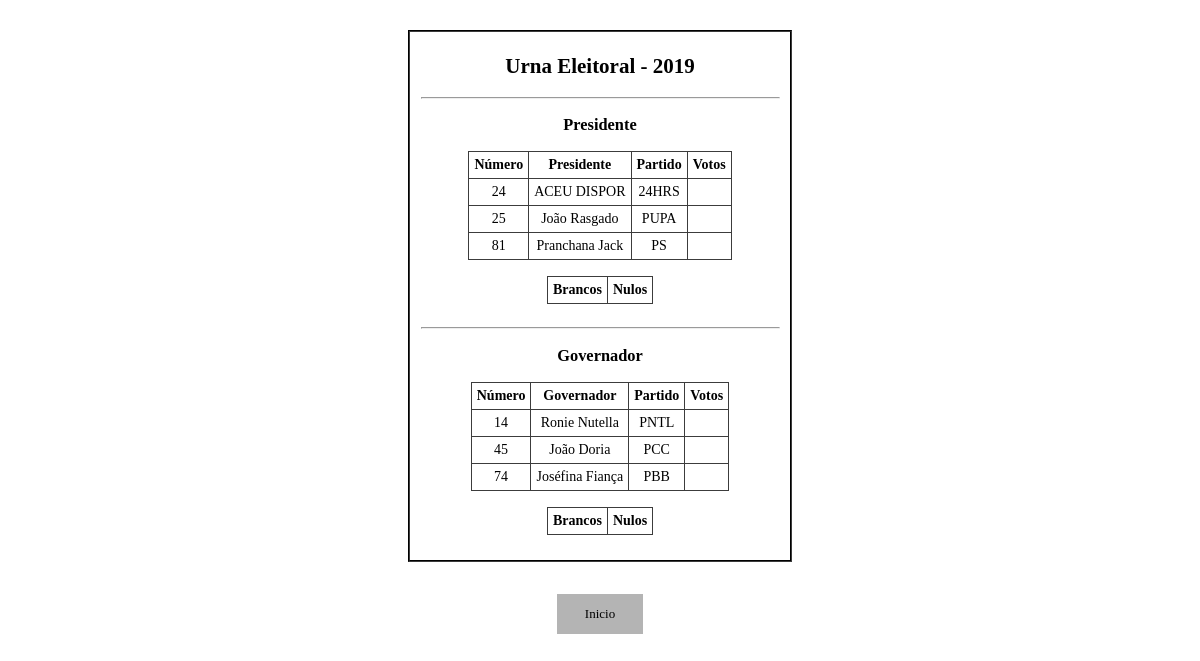
The page /Votosfinais.php on the database as committed earlier.
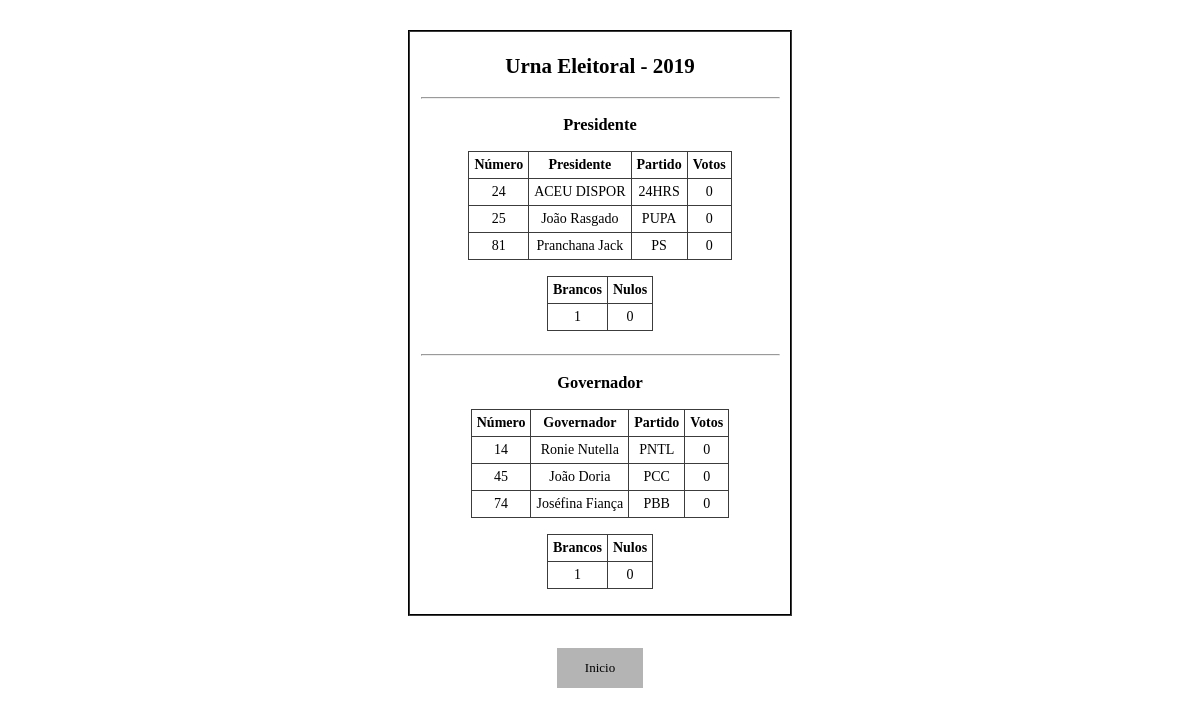
The same page on the database as committed later.
### tables this page shows
CREATE TABLE IF NOT EXISTS `presidente` (
  `numPresidente` int(11) NOT NULL,
  `nome` varchar(100) DEFAULT NULL,
  `partido` varchar(100) DEFAULT NULL,
  `votos` int(45) DEFAULT NULL,
  PRIMARY KEY (`numPresidente`)
);

CREATE TABLE IF NOT EXISTS `governador` (
  `numGovernador` int(11) NOT NULL,
  `nome` varchar(100) DEFAULT NULL,
  `partido` varchar(45) DEFAULT NULL,
  `votos` varchar(45) DEFAULT NULL,
  PRIMARY KEY (`numGovernador`)
);

CREATE TABLE IF NOT EXISTS `votos` (
  `idVotos` int(45) NOT NULL,
  `branco` int(45) DEFAULT NULL,
  `nulo` int(45) DEFAULT NULL,
  PRIMARY KEY (`idVotos`)
);

### Votosfinais.php (the view, shortened to what this page needs)
<!DOCTYPE html>
<html meta-charset="utf-8">
<head >
  <link rel="stylesheet" type="text/css" href="estilo.css">
</head>
<body>
  <form>
    <fieldset>
      <h2>Urna Eleitoral - 2019</h2>
      <hr>
      <h3>Presidente</h3>
      <table>
        <colgroup span="4"></colgroup>
        <tr>
          <th>Número</th>
          <th>Presidente</th>
          <th>Partido</th>
          <th>Votos</th>
        </tr>
        <tr>
          <?php
          $conexao = Conexao::getConexao();
          $sql1="SELECT * FROM Presidente ORDER BY votos desc";
          $statement = $conexao -> query($sql1);
          $conjResult = $statement -> fetchAll();
          foreach ($conjResult as $linha){?>
            <tr>
              <td><?php echo $numPresidente=$linha['numPresidente']; ?></td>
              <td><?php echo $nome=$linha['nome'];?></td>
              <td><?php echo $partido=$linha['partido'];?></td>
              <td><?php echo $votos=$linha['votos'];?></td>
            </tr>
          <?php } ?>
        </table>
        <br>
        <table>
          <colgroup span="4"></colgroup>
          <tr>
            <th>Brancos</th>
            <th>Nulos</th>
          </tr>
          <tr>
            <?php
            $conexao = Conexao::getConexao();
            $sql1="SELECT * FROM votos WHERE idVotos='1';";
            $statement = $conexao -> query($sql1);
            $conjResult = $statement -> fetchAll();
            foreach ($conjResult as $linha){?>
              <tr>
                <td><?php echo $branco=$linha['branco'] . " "; ?></td>
                <td><?php echo $nulo=$linha['nulo'];?></td>
              </tr>
            <?php } ?>
          </table>
          <br>
          <hr>
          <h3>Governador</h3>
          <table>
            <colgroup span="4"></colgroup>
            <tr>
              <th>Número</th>
              <th>Governador</th>
              <th>Partido</th>
              <th>Votos</th>
            </tr>
            <tr>
              <?php
              $conexao = Conexao::getConexao();
              $sql2="SELECT * FROM Governador ORDER BY votos desc";
              $statement = $conexao -> query($sql2);
              $conjResult = $statement -> fetchAll();
              foreach ($conjResult as $linha){?>
                <tr>
                  <td><?php echo $numGovernador=$linha['numGovernador']; ?></td>
                  <td><?php echo $nome=$linha['nome'];?></td>
                  <td><?php echo $partido=$linha['partido'];?></td>
                  <td><?php echo $votos=$linha['votos'];?></td>
                </tr>
              <?php } ?>
            </table>
            <br>
            <table>
              <colgroup span="4"></colgroup>
              <tr>
                <th>Brancos</th>
                <th>Nulos</th>
              </tr>
              <tr>
                <?php  include_once 'conexao.php';
                $conexao = Conexao::getConexao();
                $sql1="SELECT * FROM votos WHERE idVotos='2';";
                $statement = $conexao -> query($sql1);
                $conjResult = $statement -> fetchAll();
                foreach ($conjResult as $linha){?>
                  <tr>
                    <td><?php echo $branco=$linha['branco'] . " "; ?></td>
                    <td><?php echo $nulo=$linha['nulo'];?></td>
                  </tr>
              <?php } ?>
        </table>
        <br>
      </fieldset>
    </form>
    <br>
    <br>
    <a href="index.php" id="in">Inicio</a>
  </body>
</html>

### estilo.css (style rules this page uses)
body { font-family: "Tahoma",Tahoma; text-align: center; font-size: 14px; }
h2 { text-align: center; }
table { border-collapse: collapse; border: 1px solid #3c3c3c; margin: auto; text-align: center; }
td, th { padding: 5px; border: 1px solid #3c3c3c; }
a { text-decoration: none; background-color: #b4b4b4; padding: 12px 28px; color: black; display: inline-block; font-size: 13px; }
fieldset { margin-top: 30px; margin-right: 400px; margin-left: 400px; margin-bottom: 0px; border-color: #3c3c3c; }

Rows that differ between the two databases and show on the page:
changed presidente "ACEU DISPOR": votos (not shown) → "0"
changed presidente "João Rasgado": votos (not shown) → "0"
changed presidente "Pranchana Jack": votos (not shown) → "0"
added votos: branco "1", nulo "0"
changed governador "Ronie Nutella": votos (not shown) → "0"
changed governador "João Doria": votos (not shown) → "0"
changed governador "Joséfina Fiança": votos (not shown) → "0"
added votos: branco "1", nulo "0"
